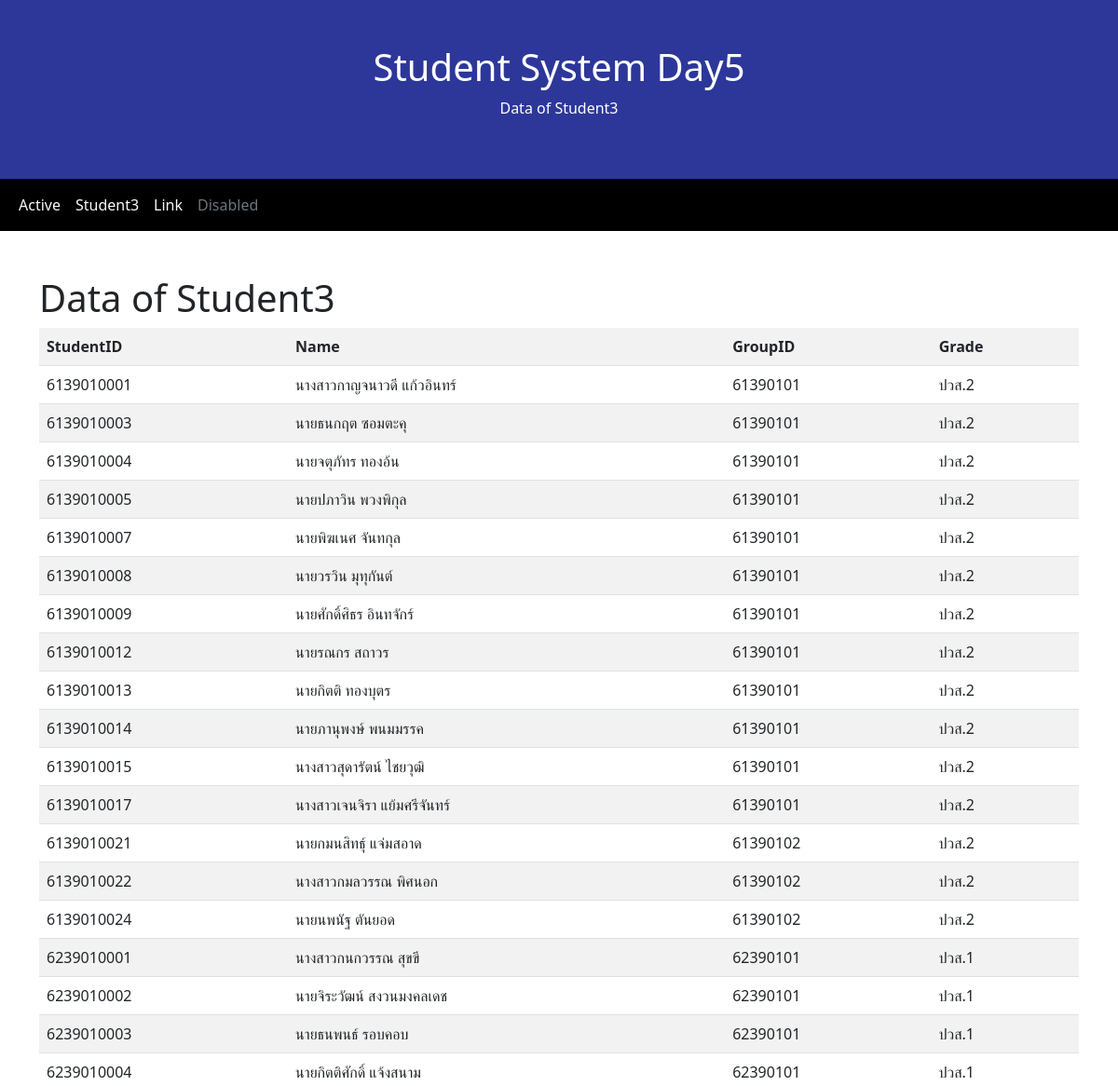
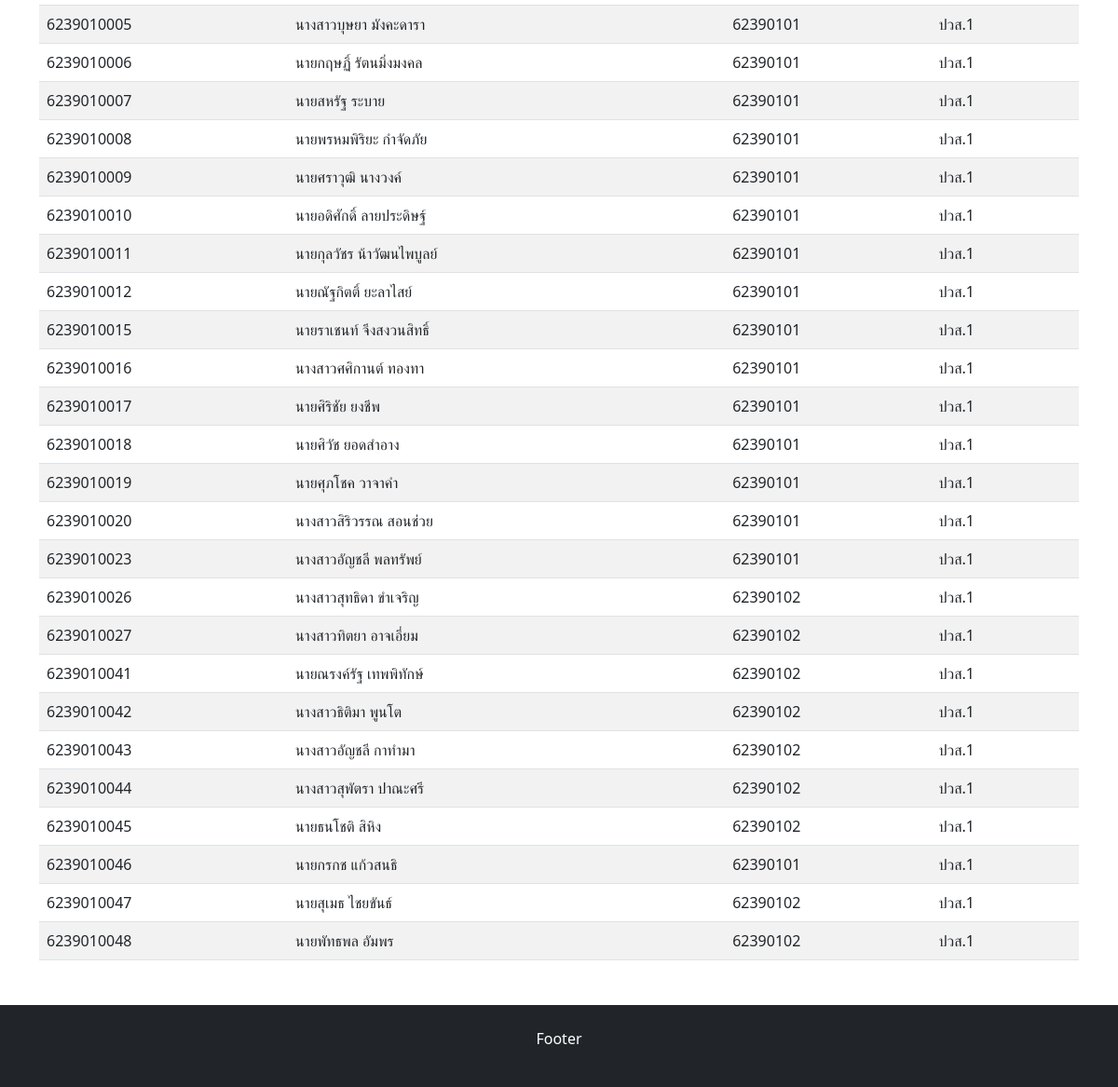
Screenshot of /show_student3.php with the database file from the repository (2 pictures, top to bottom).
### tables this page shows
CREATE TABLE `student3` (
  `student_id` varchar(20) NOT NULL COMMENT 'รหัสนักเรียน',
  `name` varchar(151) NOT NULL DEFAULT '',
  `group_id` varchar(20) NOT NULL COMMENT 'รหัสกลุ่มการเรียน',
  `level_group` varchar(10) NOT NULL COMMENT 'ระดับชั้น'
);

### show_student3.php (the view, shortened to what this page needs)
<?php
include 'header.php';
include 'banner.php';
include 'navigater.php';
include 'connect_s1.php';
?>
<div class="container mt-5">
    <h1>Data of Student3</h1>
    <table class = "table table-striped">
        <th>StudentID</th>
        <th>Name</th>
        <th>GroupID</th>
        <th>Grade</th>
        <?php
        $sql = "SELECT * FROM student3";
        $result = $conn->query($sql);
        if ($result->num_rows > 0) {
            while ($row = $result->fetch_assoc()) {
                ?>
                    <tr>
                        <td><?php echo $row['student_id']?></td>
                        <td><?php echo $row['name']?></td>
                        <td><?php echo $row['group_id']?></td>
                        <td><?php echo $row['level_group']?></td>
                    </tr>
                <?php
            }
        } else {
            echo "0 results";
        }
        ?>
    </table>
</div>
<?php
include 'footer.php';
?>

### header.php (shortened to what this page needs)
<!DOCTYPE html>
<html lang="en">
<head>
  <link href="bootstrap.min.css" rel="stylesheet">
</head>
<body>

### banner.php
<div class="p-5 bg text-white text-center">
  <h1>Student System Day5</h1>
  <p>Data of Student3</p>
</div>

### navigater.php
<nav class="navbar navbar-expand-sm navcolor ">
  <div class="container-fluid">
    <ul class="navbar-nav">
      <li class="nav-item">
        <a class="nav-link active text-light" href="index.php">Active</a>
      </li>
      <li class="nav-item">
        <a class="nav-link text-light" href="show_student3.php">Student3</a>
      </li>
      <li class="nav-item">
        <a class="nav-link text-light" href="#">Link</a>
      </li>
      <li class="nav-item">
        <a class="nav-link disabled " href="#">Disabled</a>
      </li>
    </ul>
  </div>
</nav>

### footer.php (shortened to what this page needs)
<div class="mt-5 p-4 bg-dark text-white text-center">
  <p>Footer</p>
  </body>
</html>

### header.php (style rules this page uses)
.navcolor { background-color: #000000; }
.bg { background-color: #2d379a; }

### rows the page displays
student3: student_id "6139010001", name "นางสาวกาญจนาวดี แก้วอินทร์", group "61390101", level_group "ปวส.2"
student3: student_id "6139010003", name "นายธนกฤต ซอมตะคุ", group "61390101", level_group "ปวส.2"
student3: student_id "6139010004", name "นายจตุภัทร ทองอ้น", group "61390101", level_group "ปวส.2"
student3: student_id "6139010005", name "นายปภาวิน พวงพิกุล", group "61390101", level_group "ปวส.2"
student3: student_id "6139010007", name "นายพิฆเนศ จันทกุล", group "61390101", level_group "ปวส.2"
student3: student_id "6139010008", name "นายวรวิน มุทุกันต์", group "61390101", level_group "ปวส.2"
student3: student_id "6139010009", name "นายศักดิ์ศิธร อินทจักร์", group "61390101", level_group "ปวส.2"
student3: student_id "6139010012", name "นายรณกร สถาวร", group "61390101", level_group "ปวส.2"
student3: student_id "6139010013", name "นายกิตติ ทองบุตร", group "61390101", level_group "ปวส.2"
student3: student_id "6139010014", name "นายภานุพงษ์ พนมมรรค", group "61390101", level_group "ปวส.2"
student3: student_id "6139010015", name "นางสาวสุดารัตน์ ไชยวุฒิ", group "61390101", level_group "ปวส.2"
student3: student_id "6139010017", name "นางสาวเจนจิรา แย้มศรีจันทร์", group "61390101", level_group "ปวส.2"
student3: student_id "6139010021", name "นายกมนสิทธุ์ แจ่มสอาด", group "61390102", level_group "ปวส.2"
student3: student_id "6139010022", name "นางสาวกมลวรรณ พิศนอก", group "61390102", level_group "ปวส.2"
student3: student_id "6139010024", name "นายนพนัฐ ตันยอด", group "61390102", level_group "ปวส.2"
student3: student_id "6239010001", name "นางสาวกนกวรรณ สุขขี", group "62390101", level_group "ปวส.1"
student3: student_id "6239010002", name "นายจิระวัฒน์ สงวนมงคลเดช", group "62390101", level_group "ปวส.1"
student3: student_id "6239010003", name "นายธนพนธ์ รอบคอบ", group "62390101", level_group "ปวส.1"
student3: student_id "6239010004", name "นายกิตติศักดิ์ แจ้งสนาม", group "62390101", level_group "ปวส.1"
student3: student_id "6239010005", name "นางสาวบุษยา มังคะดารา", group "62390101", level_group "ปวส.1"
student3: student_id "6239010006", name "นายกฤษฏิ์ รัตนมิ่งมงคล", group "62390101", level_group "ปวส.1"
student3: student_id "6239010007", name "นายสหรัฐ ระบาย", group "62390101", level_group "ปวส.1"
student3: student_id "6239010008", name "นายพรหมพิริยะ กำจัดภัย", group "62390101", level_group "ปวส.1"
student3: student_id "6239010009", name "นายศราวุฒิ นางวงค์", group "62390101", level_group "ปวส.1"
student3: student_id "6239010010", name "นายอดิศักดิ์ ลายประดิษฐ์", group "62390101", level_group "ปวส.1"
student3: student_id "6239010011", name "นายกุลวัชร น้าวัฒนไพบูลย์", group "62390101", level_group "ปวส.1"
student3: student_id "6239010012", name "นายณัฐกิตติ์ ยะลาไสย์", group "62390101", level_group "ปวส.1"
student3: student_id "6239010015", name "นายราเชนท์ จึงสงวนสิทธิ์", group "62390101", level_group "ปวส.1"
student3: student_id "6239010016", name "นางสาวศศิกานต์ ทองทา", group "62390101", level_group "ปวส.1"
student3: student_id "6239010017", name "นายศิริชัย ยงชีพ", group "62390101", level_group "ปวส.1"
student3: student_id "6239010018", name "นายศิวัช ยอดสำอาง", group "62390101", level_group "ปวส.1"
student3: student_id "6239010019", name "นายศุภโชค วาจาคำ", group "62390101", level_group "ปวส.1"
student3: student_id "6239010020", name "นางสาวสิริวรรณ สอนช่วย", group "62390101", level_group "ปวส.1"
student3: student_id "6239010023", name "นางสาวอัญชลี พลทรัพย์", group "62390101", level_group "ปวส.1"
student3: student_id "6239010026", name "นางสาวสุทธิดา ขำเจริญ", group "62390102", level_group "ปวส.1"
student3: student_id "6239010027", name "นางสาวทิตยา อาจเอี่ยม", group "62390102", level_group "ปวส.1"
student3: student_id "6239010041", name "นายณรงค์รัฐ เทพพิทักษ์", group "62390102", level_group "ปวส.1"
student3: student_id "6239010042", name "นางสาวธิติมา พูนโต", group "62390102", level_group "ปวส.1"
student3: student_id "6239010043", name "นางสาวอัญชลี กาทำมา", group "62390102", level_group "ปวส.1"
student3: student_id "6239010044", name "นางสาวสุพัตรา ปาณะศรี", group "62390102", level_group "ปวส.1"
student3: student_id "6239010045", name "นายธนโชติ สิหิง", group "62390102", level_group "ปวส.1"
student3: student_id "6239010046", name "นายกรกช แก้วสนธิ", group "62390101", level_group "ปวส.1"
student3: student_id "6239010047", name "นายสุเมธ ไชยขันธ์", group "62390102", level_group "ปวส.1"
student3: student_id "6239010048", name "นายพัทธพล อัมพร", group "62390102", level_group "ปวส.1"
